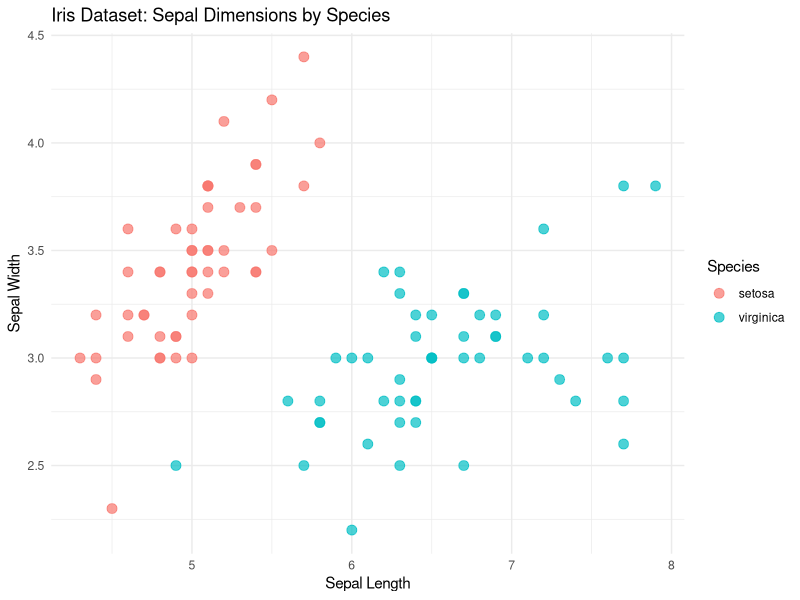
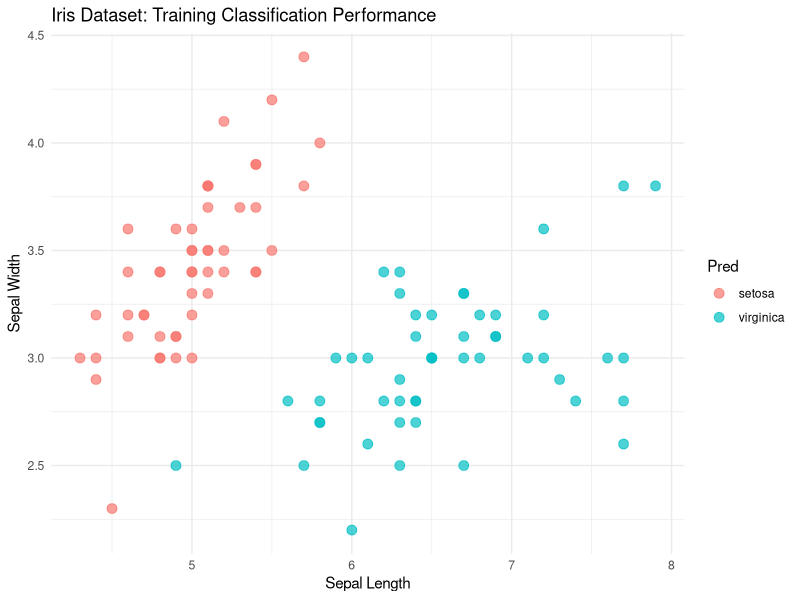
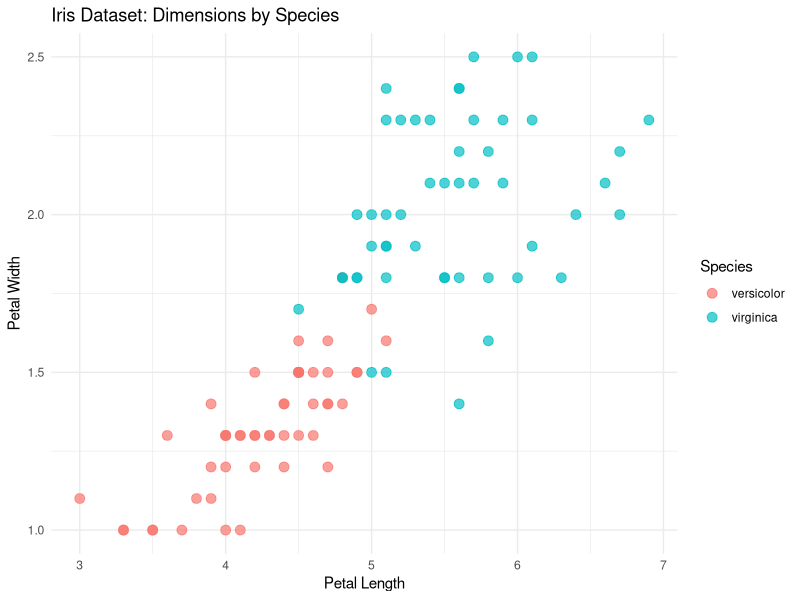

Generate these figures, in order, with R:
library(ggplot2)
library(dplyr)

#Script for modelling iris species based on sepal characteristics
## Iris Dataset Modelling
#The iris dataset is composed of 50 flowers from three different species. 
#Measurements include width and length (centimeters) for petals and sepals of each flower.

#Filtering out versicolor to run a binary example
#focus is on viridis and seratosa species
mini_iris <- iris %>%
  filter(Species != 'versicolor')



### Scatter Plot of Iris dataset with Sepal Length and Width as axes
### Points are colored by their species
ggplot(mini_iris, aes(x = Sepal.Length, y = Sepal.Width, color = Species)) +
  geom_point(size = 3, alpha = 0.7) +  # Add points with some transparency
  theme_minimal() +  # Use a clean theme
  labs(
    title = "Iris Dataset: Sepal Dimensions by Species",
    x = "Sepal Length",
    y = "Sepal Width"
  )


#Objective
#Goal of this analysis is to identify features capable of distinguishing flower species with high accuracy. We achieve this task using the **logistic regression model**, focusing on 1 vs. all comparisons.


#Training logistic regression model
iris.fit <- glm(Species ~ Sepal.Length +  Sepal.Width,
                family = 'binomial',
                data = mini_iris)


#Calculating class predictions
mini_iris$Prob <- predict.glm(iris.fit,
                              mini_iris[,c('Sepal.Length','Sepal.Width')],
                              type = 'response')

#Assigning class labels
mini_iris$Pred <- ifelse(mini_iris$Prob >= 0.5,"virginica", "setosa")

#Comparing to ground truth labels
mini_iris$Result <- mini_iris$Species == mini_iris$Pred


ggplot(mini_iris, aes(x = Sepal.Length, y = Sepal.Width, color = Pred)) +
  geom_point(size = 3, alpha = 0.7) +  # Add points with some transparency
  theme_minimal() +  # Use a clean theme
  labs(
    title = "Iris Dataset: Training Classification Performance",
    x = "Sepal Length",
    y = "Sepal Width"
  )


## Repeating analysis between Viridis and versicolor
mini_iris <- iris %>%
  filter(Species != 'setosa')
ggplot(mini_iris, aes(x = Petal.Length, y = Petal.Width, color = Species)) +
  geom_point(size = 3, alpha = 0.7) +  # Add points with some transparency
  theme_minimal() +  # Use a clean theme
  labs(
    title = "Iris Dataset: Dimensions by Species",
    x = "Petal Length",
    y = "Petal Width"
  )

iris.fit <- glm(Species ~ Sepal.Length + Sepal.Width,
                family = 'binomial',
                data = mini_iris)

iris_pred <- predict.glm(iris.fit,
                         mini_iris[,c('Sepal.Length','Sepal.Width')],
                         type = 'response')
table(mini_iris$Species == ifelse(iris_pred >= 0.5, 'virginica','versicolor'))